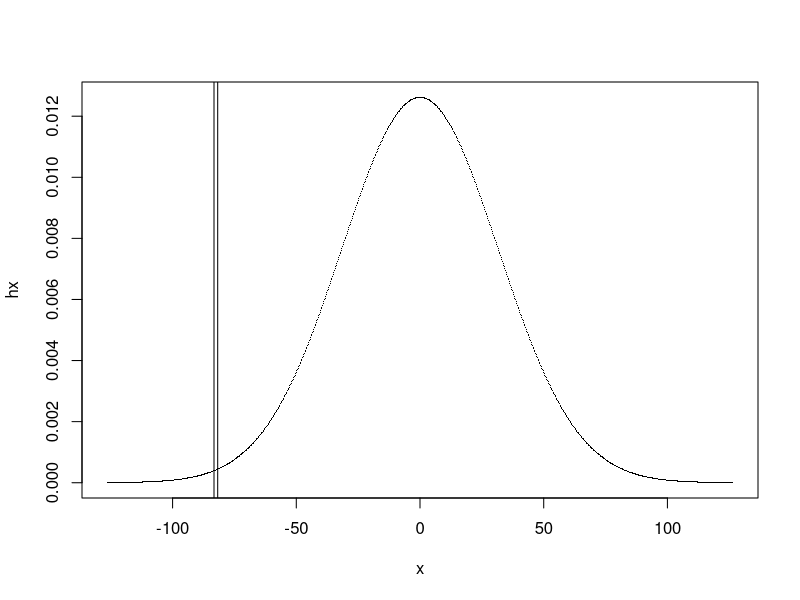

Generate this figure with R:
#Plot prior N(0, 1000) and beta estimates for betadrugs in LEU3N 

mean <- 0
var <- 1000
sd <- sqrt(var)

x <- seq(-4,4,length=1000)*sd + mean
hx <- dnorm(x,mean,sd)

plot(hx ~ x, pch = ".")
abline(v = -83.2590)
abline(v = -81.7680)
